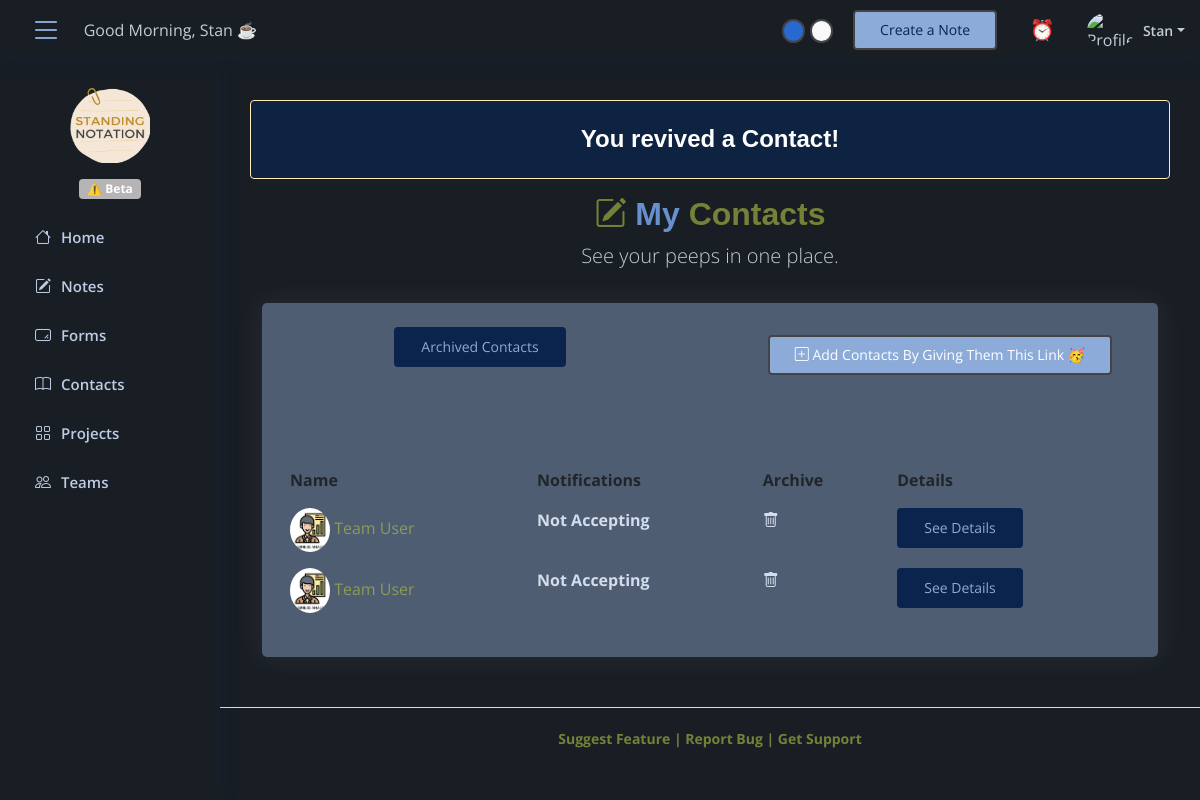
/note/revive-contact/3/ (signed in), run on the app's committed database.
### accounts/models.py (models this page shows, shortened)
class User(AbstractUser, PermissionsMixin):
    updated = models.DateTimeField(auto_now=True) # Be sure to update this when they save profile settings
    created = models.DateTimeField(auto_now_add=True)
    profile_photo = models.ImageField(default='default.jpg')
    first_name = models.CharField(max_length=50, blank=False)
    last_name = models.CharField(max_length=50, blank=False)
    email = models.EmailField(max_length=254, unique=True)
    email_confirmed = models.BooleanField(default=False)
    password = models.CharField(max_length=200)
    dark_mode = models.BooleanField(default=False)
    receive_email_notifications = models.BooleanField(default=True)
    team_user = models.BooleanField(default=True) # toggle to false when makes manager link
    manager_id = models.CharField(max_length=200, blank=True) # Redundant if team_user=True, but that's okay
    @property
    def imageURL(self):
        try:
            url = self.profile_photo.url
        except:
            url = ''
        return url
    username = None
    is_active = models.BooleanField(default=True)
    is_admin = models.BooleanField(default=True)
    is_staff = models.BooleanField(default=True)
    is_superuser = models.BooleanField(default=True)
    USERNAME_FIELD = 'email'
    REQUIRED_FIELDS = ['password']
    objects = CustomUserManager()

### note/models.py (models this page shows, shortened)
class Contact(models.Model):
    user = models.ForeignKey(settings.AUTH_USER_MODEL, related_name="mycontact",  on_delete=models.CASCADE, null=True) # THIS IS FOR THE CURRENT LOGGED IN USER / TEAM LEAD
    contact_user_account = models.ForeignKey(settings.AUTH_USER_MODEL, related_name="contactUserAccount",  on_delete=models.CASCADE, null=True) # THIS IS THE USER ACCOUNT THAT THE CONTACT OWNS / CAN LOG INTO AND SEE THE CONTENT / UPDATE THEIR EMAIL ADDRESS
    archived = models.BooleanField(default=False) # only team managers can see/archive contacts

### note/views.py (the view)
# urls.py: path('revive-contact/<int:pk>/', revive_contact, name="revive-contact"),
@login_required(login_url='login')
def revive_contact(request, pk):
    contact = Contact.objects.get(id=pk)
    contact.archived = False
    contact.save()
    contacts = Contact.objects.filter(user=request.user).order_by('-id')
    contacts = contacts.filter(archived=False)
    alert = 'You revived a Contact!'
    return render(request, 'note/contacts/contacts.html', {'alert':alert,'contacts':contacts,})

### note/templates/note/contacts/contacts.html (shortened to what this page needs)
{% extends 'note/base.html' %}
{% load static %}
{% block content %}
  <main id="main" class="main">
    {% include "note/alert.html" %}
    <section class="section">
        <div class="container-fluid">
          <header class="text-center">
            <h2><i class="bi bi-pencil-square text-warning"></i> My <span class="text-warning"> Contacts</span></h2>
            <p class="lead">See your peeps in one place.</p>
          </header>
          <div class="row justify-content-center">
             <div class="col-12">
              <div class="card recent-sales overflow-auto">
                <div class="row">
                  <div class="col-md-6 text-center">
                    <a href="{% url 'archived-contacts' %}" class="mb-4 mt-4 get-started-btn-inverted">Archived Contacts</a>
                  </div>
                  <div class="col-md-6 text-center p-2">
                    <p class="get-started-btn mt-4 text-dark" style="cursor:pointer;" onclick="copyInviteLink()"><i class="bi bi-plus-square"></i> Add Contacts By Giving Them This Link 🥳</p>
                  </div>
                </div>
                <div class="card-body">
                  {% if contacts %}
                  <table class="table table-borderless datatable">
                    <thead>
                      <tr>
                        <th scope="col">Name</th>
                        <th scope="col">Notifications</th>
                        <th scope="col">Archive</th>
                        <th scope="col">Details</th>
                      </tr>
                    </thead>
                    <tbody>
                      {% for contact in contacts %}
                      <tr>
                        <td><a href="{% url 'contact-details' contact.contact_user_account.id %}"><img class="rounded-circle" style="width:40px;" src="http://127.0.0.1:8000{{contact.contact_user_account.imageURL}}" alt=""> {{contact.contact_user_account.first_name}} {{contact.contact_user_account.last_name}}</a></td>
                        <td>{% if contact.receive_email_notifications %}<p class="text-success">Accepting</p>{% else %}<p class="text-danger">Not Accepting</p>{% endif %}</td>
                        <td><a href="{% url 'archive-contact' contact.id %}"><i class="bi bi-trash text-danger"></i></a></td>
                        <td><a class="get-started-btn-inverted" href="{% url 'contact-details' contact.contact_user_account.id %}">See Details</a></td>
                      </tr>
                      {% endfor %}
                    </tbody>
                  </table>
                  {% else %}
                  <div class="row p-5">
                    <div class="col-md-12 text-center">
                      <h4>Nothing to see here... 👾</h4> <br> <a href="{% url 'new-contact' %}" class="get-started-btn mb-5 mt-2">Create Your First Contact</a>
                    </div>
                  </div>
                  {% endif %}
                </div>
              </div>
            </div>
          </div>
        </div>
    </section>
  </main>
{% endblock content %}

### note/templates/note/base.html (shortened to what this page needs)
{% load static %}
<!DOCTYPE html>
<html lang="en">
<head>
  <link href="{% static 'dashboard/vendor/bootstrap/css/bootstrap.min.css' %}" rel="stylesheet">
  <link href="{% static 'dashboard/vendor/bootstrap-icons/bootstrap-icons.css' %}" rel="stylesheet">
  <link href="{% static 'dashboard/vendor/boxicons/css/boxicons.min.css' %}" rel="stylesheet">
  <link href="{% static 'dashboard/vendor/quill/quill.snow.css' %}" rel="stylesheet">
  <link href="{% static 'dashboard/vendor/quill/quill.bubble.css' %}" rel="stylesheet">
  <link href="{% static 'dashboard/vendor/remixicon/remixicon.css' %}" rel="stylesheet">
  <link href="{% static 'dashboard/vendor/simple-datatables/style.css' %}" rel="stylesheet">
  {% if user.dark_mode %}
  <link href="{% static 'dashboard/css/dark-mode.css' %}" rel="stylesheet">
  {% else %}
  <link href="{% static 'dashboard/css/style.css' %}" rel="stylesheet">
  {% endif %}
</head>
<body>
  <header id="header" class="header fixed-top d-flex align-items-center">
    <div class="d-flex align-items-center justify-content-between">
      <i class="bi bi-list toggle-sidebar-btn"></i>
      <p style="margin-left:4%; width:500px;" class="mt-3 invisible" id="morning_welcome">Good Morning, {{user.first_name}} ☕</p>
    </div>
    <nav class="header-nav ms-auto">
      <ul class="d-flex align-items-center">
        <li class="nav-item"><div style="width:71px;"><span style="border: 2px solid #444444; background-color: #2869d0" class="badge rounded-pill"><a href="{% url 'dark-mode-toggle' 1 %}"><span class="invisible">.</span></a></span><span style="border: 2px solid #444444; margin-left:7%;" class="badge rounded-pill bg-light"><a href="{% url 'dark-mode-toggle' 2 %}"><span class="invisible">.</span></a></span></div></li>
        {% if user.team_user %}
        {% else %}
          <li class="nav-item" style="margin-right:4%;" ><a class="get-started-btn" id="createNoteBtn">Create a Note</a></li>
        {% endif %}
        <li class="nav-item dropdown">
          <a class="nav-link nav-icon" href="#" data-bs-toggle="dropdown">⏰<span class="badge bg-warning badge-number" id="unread-alerts-bubble"></span>
          </a>
        </li>
        <li class="nav-item dropdown pe-3">
          <a class="nav-link nav-profile d-flex align-items-center pe-0" href="#" data-bs-toggle="dropdown">
            <img src="" id="profile-photo" alt="Profile" class="rounded-circle">
            <span class="d-none d-md-block dropdown-toggle ps-2">{{ user.first_name|title }}</span>
          </a>
        </li>
      </ul>
    </nav>
  </header>
  <aside id="sidebar" class="sidebar">
  <div class="container-fluid">
    <div class="row justify-content-center mb-2">
      <img onclick="window.location.href  = 'http://127.0.0.1:8000/note/dashboard/'" class="mt-2" style="width:104px; height:75px;" src="{% static 'img/logo.png' %}">
      <div class="row text-center">
        <div class="col-md-12">
         <span class="badge bg-warning badge-number mt-3 mb-2" style="background-color:#b6b4b4 !important;">⚠️ Beta</span>
        </div>
      </div>
    </div>
  </div>
    <ul class="sidebar-nav" id="sidebar-nav">
      <li class="nav-item">
        <a class="nav-link collapsed" href="{% url 'dashboard' %}" id="dashboard">
          <i class="bi bi-house"></i>
          <span>Home</span>
        </a>
      </li>
      <li class="nav-item">
        <a class="nav-link collapsed" href="{% url 'notes' %}" id="notes">
          <i class="bi bi-pencil-square"></i>
          <span>Notes</span>
        </a>
      </li>
      {% if user.team_user %}
      {% else %}
      <li class="nav-item">
        <a class="nav-link collapsed" href="{% url 'forms' %}" id="forms">
          <i class="bi bi-textarea-resize"></i>
          <span>Forms</span>
        </a>
      </li>
      <li class="nav-item">
        <a class="nav-link collapsed" href="{% url 'contacts' %}" id="contacts">
          <i class="bi bi-book"></i>
          <span>Contacts</span>
        </a>
      </li>
      <li class="nav-item">
        <a class="nav-link collapsed" href="{% url 'projects' %}" id="projects">
          <i class="bi bi-grid"></i>
          <span>Projects</span>
        </a>
      </li>
      <li class="nav-item">
        <a class="nav-link collapsed" href="{% url 'teams' %}" id="teams">
          <i class="bi bi-people"></i>
          <span>Teams</span>
        </a>
      </li>
      {% endif %}
    </ul>
  </aside>
  {% block content %} {% endblock %}
  <footer id="footer" class="footer">
    <div class="copyright">
     <p class="text-warning" id="sendFeedbackModalBtn" style="cursor:pointer;">Suggest Feature | Report Bug | Get Support</p>
    </div>
  </footer>
</body>
</html>

### static_in_env/dashboard/css/dark-mode.css (style rules this page uses)
:root { scroll-behavior: smooth; }
body { font-family: "Open Sans", sans-serif; background: #181e24; color: hsl(207, 18%, 80%); }
a { color: #b7c84695; text-decoration: none; }
h1, h2, h3, h4, h5, h6 { font-family: "Helvetica", sans-serif; color: #6890cf; font-weight: 900; }
.text-warning { color: #b7c84695 !important; font-weight:700; }
.lead { margin-bottom: 3.5% !important; }
#main { margin-top: 80px; padding: 20px 30px; transition: all 0.3s; }
.get-started-btn { color: #0a244d; background: #8cabd9; border-radius: 4px; padding: 7px 25px 8px 25px; white-space: nowrap; transition: 0.3s; font-size: 14px; display: inline-block; border: 2px solid #444444; }
.get-started-btn-inverted { color: #8cabd9; background: #0a244d; border-radius: 4px; padding: 7px 25px 8px 25px; white-space: nowrap; transition: 0.3s; font-size: 14px; display: inline-block; border: 2px solid #0a244d; }
.card { margin-bottom: 30px; border: none; border-radius: 5px; box-shadow: 0px 0 30px rgba(194, 195, 196, 0.1); background-color: #4f5d72; }
.card-body { padding: 0 20px 20px 20px; }
.header { transition: all 0.5s; z-index: 997; height: 60px; box-shadow: 0px 2px 20px rgba(1, 41, 112, 0.1); background-color: #181e24; padding-left: 20px; }
.header .toggle-sidebar-btn { font-size: 32px; padding-left: 10px; cursor: pointer; color: #8cabd9; }
.header-nav ul { list-style: none; }
.header-nav > ul { margin: 0; padding: 0; }
.header-nav .nav-icon { font-size: 20px; color: #0a244d; }
.header-nav .nav-profile { color: hsl(207, 18%, 80%); }
.header-nav .nav-profile img { max-height: 36px; }
.header-nav .nav-profile span { font-size: 14px; font-weight: 600; }
.sidebar { position: fixed; top: 60px; left: 0; bottom: 0; width: 220px; z-index: 996; transition: all 0.3s; padding: 20px; overflow-y: auto; scrollbar-width: thin; scrollbar-color: #aab7cf transparent; box-shadow: 0px 0px 20px rgba(1, 41, 112, 0.1); background-color: #181e24; }
@media (min-width: 1200px) { #main, #footer { margin-left: 220px; } }
.sidebar-nav { padding: 0; margin: 0; list-style: none; }
.sidebar-nav li { padding: 0; margin: 0; list-style: none; }
.sidebar-nav .nav-item { margin-bottom: 5px; }
.sidebar-nav .nav-link { display: flex; align-items: center; font-size: 15px; font-weight: 600; color: #bdcce5; transition: 0.3; background: #343f4a; padding: 10px 15px; border-radius: 4px; }
.sidebar-nav .nav-link i { font-size: 16px; margin-right: 10px; color: #bdcce5; }
.sidebar-nav .nav-link.collapsed { color: #bdcce5; background: #181e24; }
.sidebar-nav .nav-link.collapsed i { color: #bdcce5; }
.footer { padding: 20px 0; font-size: 14px; transition: all 0.3s; border-top: 1px solid #cddfff; }
.footer .copyright { text-align: center; color: #0a244d; }
.text-danger { color: #d4ddec !important; font-weight: 700; }
.text-dark { color:#fff !important; }

### data on the page
User: first_name "Stan"
Contact: contact_user_account.imageURL (placeholder picture), contact_user_account.first_name "Team", contact_user_account.last_name "User"
Contact: contact_user_account.imageURL (placeholder picture), contact_user_account.first_name "Team", contact_user_account.last_name "User"

### other printed values
{{ alert }} "You revived a Contact!"
